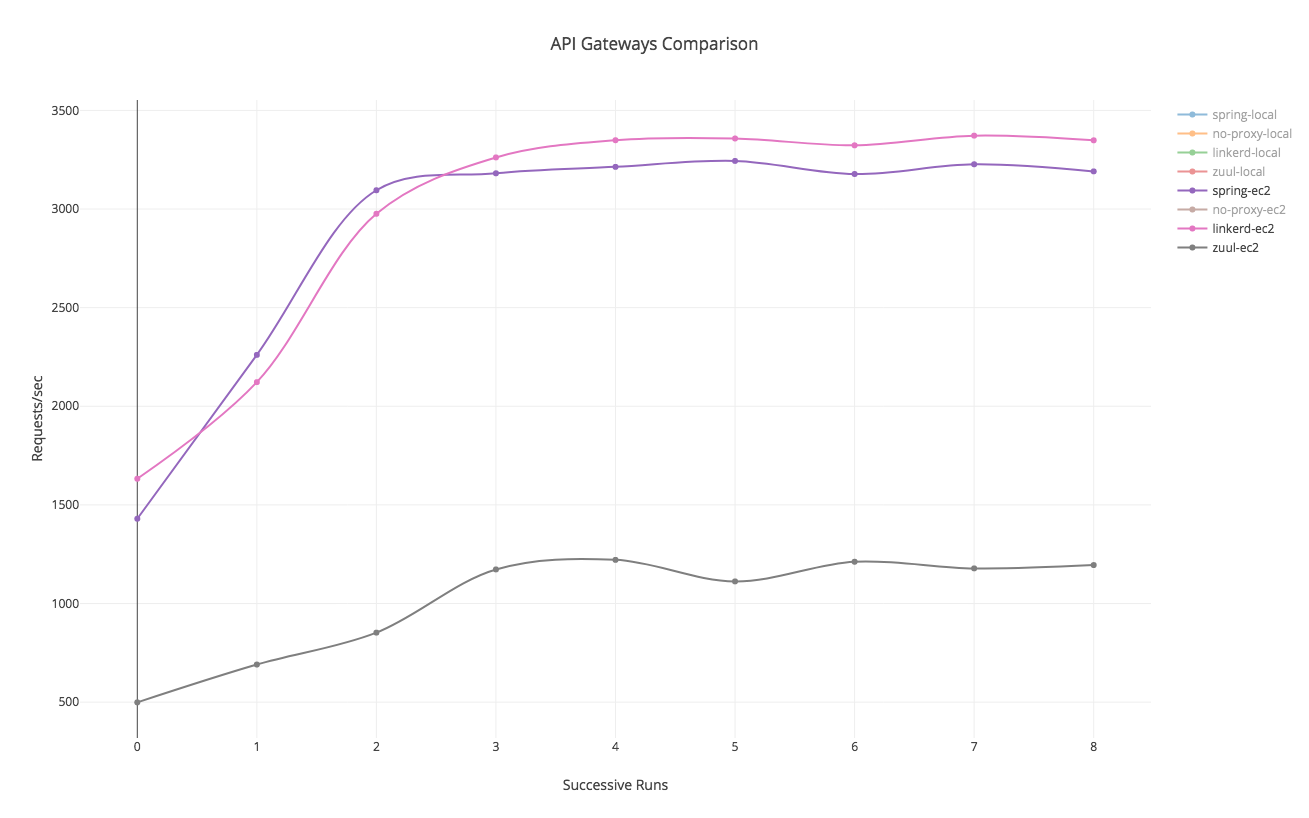

Recreate this plot in Python.
# coding=utf-8
# Get this figure: fig = py.get_figure("https://plot.ly/~mmdemirbas/2/")
# Get this figure's data: data = py.get_figure("https://plot.ly/~mmdemirbas/2/").get_data()
# Add data to this figure: py.plot(Data([Scatter(x=[1, 2], y=[2, 3])]), filename ="API Gateways Comparison", fileopt="extend")
# Get y data of first trace: y1 = py.get_figure("https://plot.ly/~mmdemirbas/2/").get_data()[0]["y"]

# Get figure documentation: https://plot.ly/python/get-requests/
# Add data documentation: https://plot.ly/python/file-options/

# If you're using unicode in your file, you may need to specify the encoding.
# You can reproduce this figure in Python with the following code!

# Learn about API authentication here: https://plot.ly/python/getting-started
# Find your api_key here: https://plot.ly/settings/api

import plotly.plotly as py
from plotly.graph_objs import *
py.sign_in('username', 'api_key')
trace1 = {
    "y": ["6765.27", "8898.05", "9588.27", "11097.88", "9161.71", "8040.01", "8066.28", "9441.21", "9771.39"],
    "connectgaps": False,
    "hoverinfo": "y+name",
    "line": {"shape": "spline"},
    "marker": {"color": "rgb(31, 119, 180)"},
    "mode": "lines+markers",
    "name": "spring-local",
    "showlegend": True,
    "type": "scatter",
    "uid": "e783f7",
    "visible": "legendonly",
    "ysrc": "mmdemirbas:0:978dc0"
}
trace2 = {
    "y": ["18886.91", "18886.91", "18886.91", "18886.91", "18886.91", "18886.91", "18886.91", "18886.91", "18886.91"],
    "connectgaps": False,
    "hoverinfo": "y+name",
    "line": {"shape": "spline"},
    "marker": {"color": "rgb(255, 127, 14)"},
    "mode": "lines+markers",
    "name": "no-proxy-local",
    "showlegend": True,
    "type": "scatter",
    "uid": "03c877",
    "visible": "legendonly",
    "ysrc": "mmdemirbas:0:807251"
}
trace3 = {
    "y": ["8242.70", "10517.41", "9958.72", "9596.69", "9249.86", "8616.46", "10187.52", "8828.40", "8832.72"],
    "connectgaps": False,
    "hoverinfo": "y+name",
    "line": {"shape": "spline"},
    "marker": {"color": "rgb(44, 160, 44)"},
    "mode": "lines+markers",
    "name": "linkerd-local",
    "showlegend": True,
    "type": "scatter",
    "uid": "8b5318",
    "visible": "legendonly",
    "ysrc": "mmdemirbas:0:bf1089"
}
trace4 = {
    "y": ["4326.09", "6206.92", "6560.39", "6353.69", "5587.75", "5316.02", "6041.99", "6324.25", "6140.60"],
    "connectgaps": False,
    "hoverinfo": "y+name",
    "line": {"shape": "spline"},
    "marker": {"color": "rgb(214, 39, 40)"},
    "mode": "lines+markers",
    "name": "zuul-local",
    "showlegend": True,
    "type": "scatter",
    "uid": "cf59df",
    "visible": "legendonly",
    "ysrc": "mmdemirbas:0:04bdd9"
}
trace5 = {
    "y": ["1429.82", "2260.59", "3095.24", "3181.24", "3213.85", "3243.90", "3177.61", "3226.99", "3190.95"],
    "connectgaps": False,
    "hoverinfo": "y+name",
    "line": {"shape": "spline"},
    "marker": {"color": "rgb(148, 103, 189)"},
    "mode": "lines+markers",
    "name": "spring-ec2",
    "showlegend": True,
    "type": "scatter",
    "uid": "e77406",
    "ysrc": "mmdemirbas:1:f2ca0c"
}
trace6 = {
    "y": ["18081.60", "18081.60", "18081.60", "18081.60", "18081.60", "18081.60", "18081.60", "18081.60", "18081.60"],
    "connectgaps": False,
    "hoverinfo": "y+name",
    "line": {"shape": "spline"},
    "marker": {"color": "rgb(140, 86, 75)"},
    "mode": "lines+markers",
    "name": "no-proxy-ec2",
    "showlegend": True,
    "type": "scatter",
    "uid": "9560ec",
    "visible": "legendonly",
    "ysrc": "mmdemirbas:1:7eea91"
}
trace7 = {
    "y": ["1632.64", "2122.27", "2976.03", "3261.69", "3348.86", "3357.71", "3323.00", "3372.09", "3348.44"],
    "connectgaps": False,
    "hoverinfo": "y+name",
    "line": {"shape": "spline"},
    "marker": {"color": "rgb(227, 119, 194)"},
    "mode": "lines+markers",
    "name": "linkerd-ec2",
    "showlegend": True,
    "type": "scatter",
    "uid": "66c71d",
    "ysrc": "mmdemirbas:1:a6c48c"
}
trace8 = {
    "y": ["498.93", "690.66", "852.39", "1172.84", "1221.32", "1112.02", "1211.82", "1178.10", "1194.99"],
    "connectgaps": False,
    "hoverinfo": "y+name",
    "line": {"shape": "spline"},
    "marker": {"color": "rgb(127, 127, 127)"},
    "mode": "lines+markers",
    "name": "zuul-ec2",
    "showlegend": True,
    "type": "scatter",
    "uid": "dd3a4c",
    "ysrc": "mmdemirbas:1:a8f50b"
}
data = Data([trace1, trace2, trace3, trace4, trace5, trace6, trace7, trace8])
layout = {
    "autosize": True,
    "boxmode": "group",
    "dragmode": "pan",
    "hovermode": "x",
    "scene": {
        "aspectmode": "auto",
        "aspectratio": {
            "x": 1,
            "y": 1,
            "z": 1
        }
    },
    "showlegend": True,
    "title": "API Gateways Comparison",
    "xaxis": {
        "autorange": True,
        "range": [-0.493198771391, 8.49319877139],
        "rangeslider": {"visible": False},
        "showspikes": False,
        "title": "Successive Runs"
    },
    "yaxis": {
        "autorange": True,
        "range": [303.712319358, 3567.30768064],
        "showspikes": False,
        "title": "Requests/sec",
        "type": "linear"
    }
}
fig = Figure(data=data, layout=layout)
plot_url = py.plot(fig)
